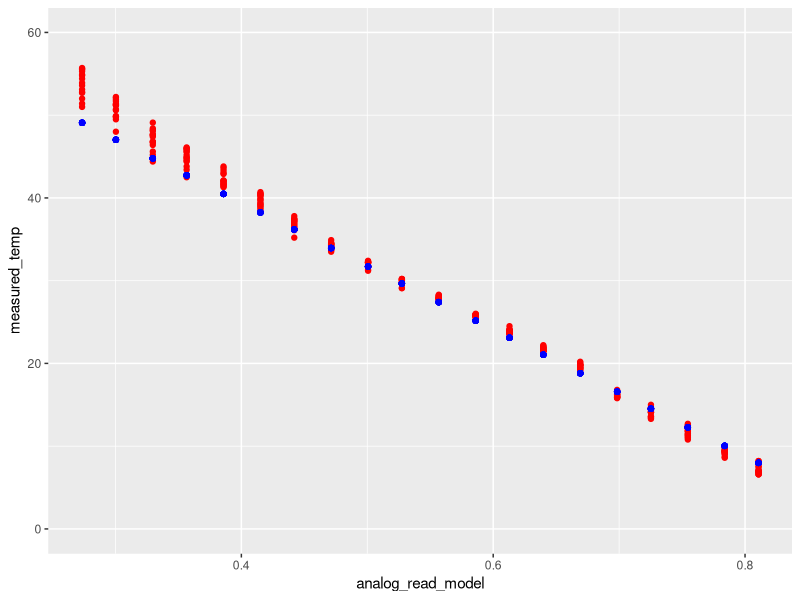
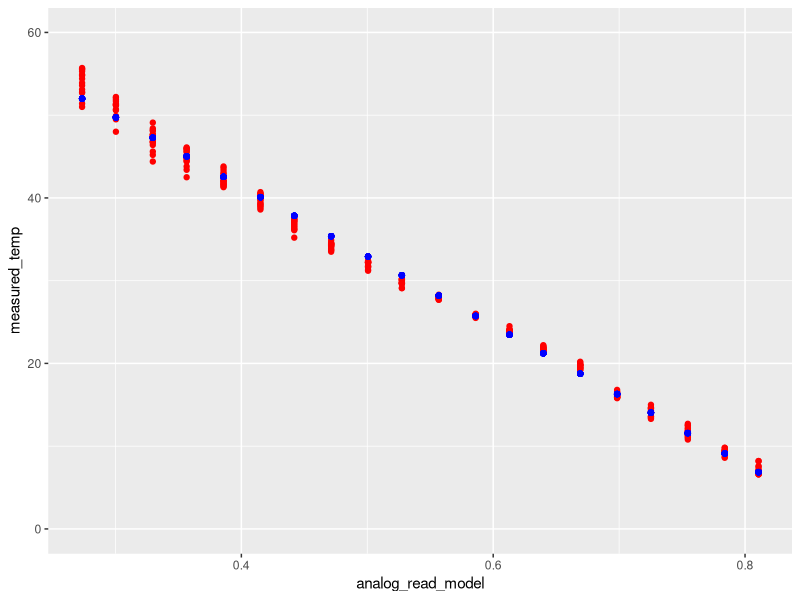

These charts were generated, in order, by the following R code:
setwd("~/Code/arena_python/")

library(ggplot2)
d <- read.csv("calibrate.csv")

slope	<- -97.05
bit_resolution <- 12
intercept <- 85.21

calc <- function(x, y, z){
  z + ((y * x)/(2^bit_resolution - 1))
}


#transforming the analog read
d$analog_read_model <- d$analog_read / (2^bit_resolution - 1)

# first plot --------------------------------------------------------------

#calculate what the box "feels" in terms of temperature
d$current_calc <- calc(d$analog_read, slope, intercept)

#guessing some values to try to match them to the collected temperature
fix_slope <- -76.5
fix_intercept <- 70

d$fix_calc <- calc(d$analog_read, fix_slope, fix_intercept)


ggplot(d, aes(x = analog_read_model, y = measured_temp)) +
  geom_point(color = "red") +
  geom_point(data = d, aes(x = analog_read_model, y = fix_calc), color = "blue") +
  ylim(0, 60)


# estimation --------------------------------------------------------------

#estimating new values with linear model
m1 <- lm(measured_temp ~ analog_read_model,
         data = d)  
summary(m1)

#getting estimates
fix_slope <- m1$coefficients[2]
fix_intercept <- m1$coefficients[1]


# reploting with new estimates --------------------------------------------

#reploting
d$fix_calc <- calc(d$analog_read, fix_slope, fix_intercept)

ggplot(d, aes(x = analog_read_model, y = measured_temp)) +
  geom_point(color = "red") +
  geom_point(data = d, aes(x = analog_read_model, y = fix_calc), color = "blue") +
  ylim(0, 60)
